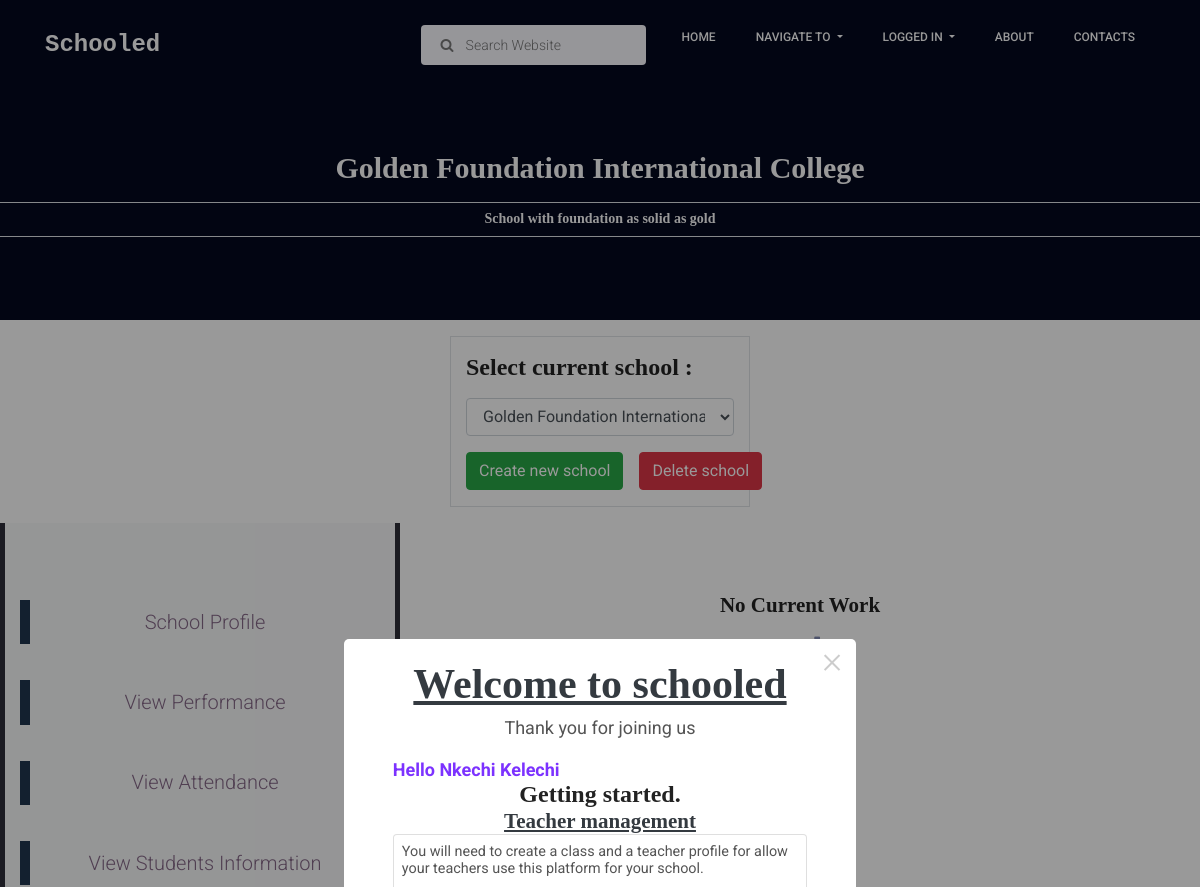
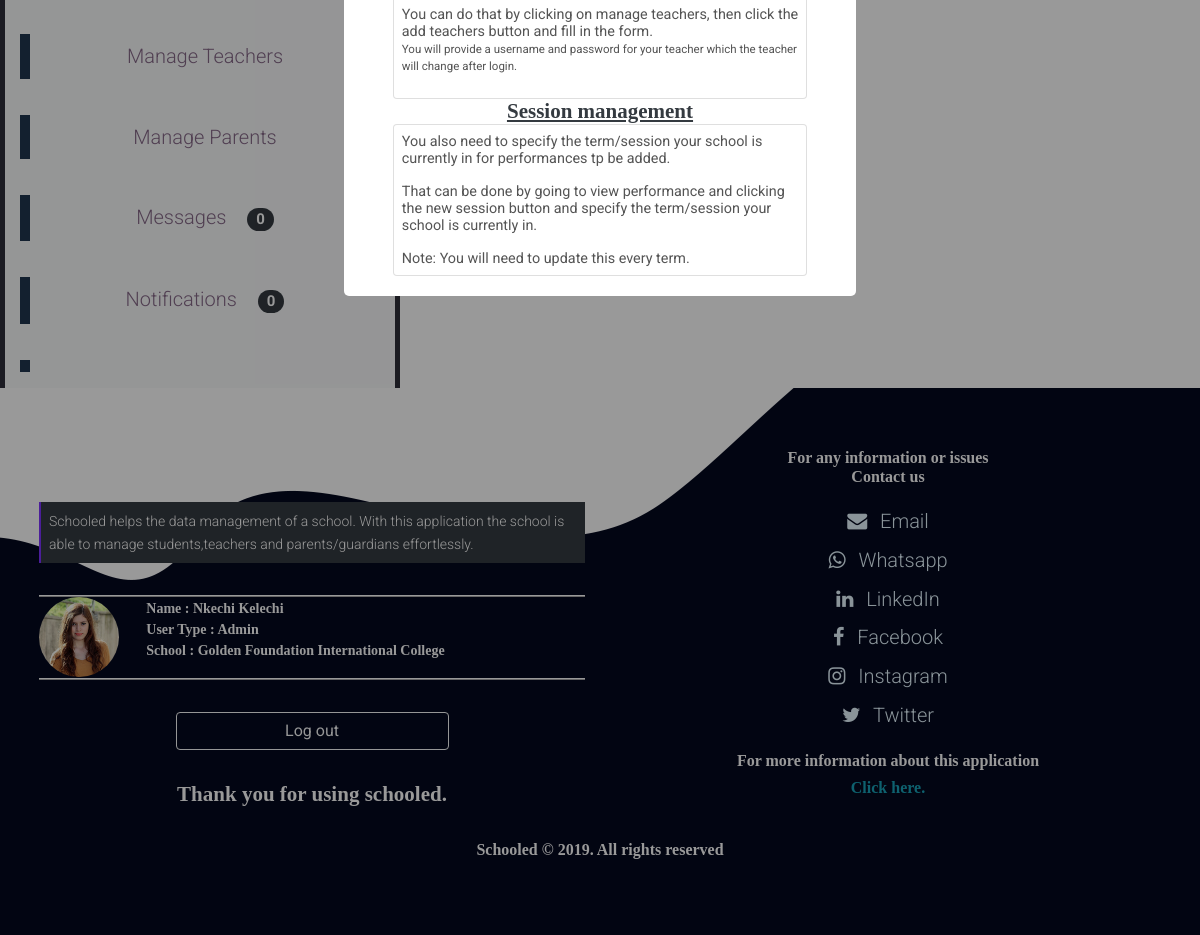
The page /admins/ (signed in) on the database its author committed (2 pictures, top to bottom).
### accounts/models.py (models this page shows, shortened)
class User(AbstractUser):
	level_choices= (
		('Admin','Admin'),
		('Teacher','Teacher'),
		('Parent','Parent'),
	)
	level = models.CharField(max_length=20, choices = level_choices)
	profile_picture = models.ImageField(default='default.jpg', upload_to = 'Profile_Pictures')

### admins/models.py (models this page shows, shortened)
class BasicInfo(models.Model):
	address = models.CharField(max_length=100,null=True)
	phone_no= models.CharField(max_length=100, null =True)
	created_at = models.DateField(auto_now_add=True)
	update_at = models.DateField(auto_now=True)
	class Meta:
		abstract = True

class Admin(BasicInfo):
	user = models.OneToOneField(get_user_model(),on_delete=models.CASCADE)

class School(models.Model):
	type_choices=(
	('Secondary_School','Secondary_School'),
		('Primary_School','Primary_School')
	)
	admin = models.ForeignKey(Admin,on_delete=models.CASCADE,related_name="schools")
	school_name =models.CharField(max_length=100,unique=True)
	school_address =models.CharField(max_length=100)
	type = models.CharField(max_length=30, choices = type_choices)
	approved = models.BooleanField()
	motto = models.TextField(blank = True, null = True)
	image= models.ImageField(default='default.jpg', upload_to = 'School_Pictures')
	school_email = models.EmailField()
	created_at = models.DateTimeField(auto_now_add=True)
	update_at = models.DateTimeField(auto_now=True)

### admins/views.py (the view)
# urls.py: path("",views.school_owner_home_page, name='admin_homepage'),
@view_for("admin")
def school_owner_home_page(request):
	user = request.user
	unread_msg_count = Messages.objects.filter(Q(conversation__reciever=user) | Q(conversation__sender=user.get_username()),message_read=False).exclude(sent_by=user.get_username()).count()
	schools = request.user.admin.schools.all()
	for school in schools:
		school.notif_count = School_activity_log.objects.filter(Class__school=school,viewed=False).count()
	sch_form = SchoolForm()
	try:
		notif_count = schools.first().notif_count
	except:
		notif_count = 0
	return render(request,"admins/school_owner_admin_page.html",{'user':request.user,"unread_msg_count":unread_msg_count,"unviewed_notifications_count":notif_count,"schoolform":sch_form,"schools":schools})

### admins/forms.py
class SchoolForm(ModelForm):
	class Meta:
		model = School
		fields = ('__all__')
		exclude= ('admin','image','created_at','update_at')
		textarea = widgets.Textarea(attrs={"rows":5})
		date = widgets.DateInput(attrs={"type":"date"},)
		widgets = {"created_at":date,"update_at":date,"motto":textarea,"school_Anthem":textarea,"vision":textarea,"mission":textarea,}

### tools.py (called while the page is built)
def view_for(type):
    def innerfunc(func):
        @wraps(func)
        def view(request,*args,**kwargs):
            if str(request.user.level).lower() == type.lower():
                return func(request,*args,**kwargs)
            else:
                raise PermissionDenied()
        return view
    return innerfunc

### admins/templates/admins/school_owner_admin_page.html (shortened to what this page needs)
<!DOCTYPE html>
<html lang="zxx" class="no-js">
{% load static %}
{% load crispy_forms_tags %}
<head>
<link rel="stylesheet" href="https://cdnjs.cloudflare.com/ajax/libs/font-awesome/4.7.0/css/font-awesome.min.css">
<link rel="stylesheet" href="{% static 'css/linearicons.css'%}" />
<link rel="stylesheet" href="{% static 'css/bootstrap.css'%}" />
<link rel="stylesheet" href="{% static 'css/main.css'%}" />
<link rel="stylesheet" href="{% static 'css/style.css'%}">
</head>
<body>
    <header class="default-header" id="main-nav">
        <nav class="navbar navbar-expand-lg fixed-top navbar-light" style="background-color: #04091e;">
            <div class="container">
                <a class="navbar-brand" href="{% url 'accounts:accounts_handler' %}">
                    <h3 class="brand-name">Schooled</h3>
                </a>
                <div class="collapse navbar-collapse justify-content-end align-items-center"
                    id="navbarSupportedContent" style="background-color: #04091e;">
                    <ul class="navbar-nav">
                        <li>
                            <div class="input-group-icon mx-3 d-flex flex-column">
                                <div class="icon"><i class="fa fa-search" aria-hidden="true"></i></div>
                                <input type="text" name="address" placeholder="Search Website"
                                    onfocus="this.placeholder " onblur="this.placeholder = 'Search Website'" disabled
                                    class="single-input rounded">
                            </div>
                        </li>
                        <li><a href="{% url 'homepage' %}">Home</a></li>
                        <li class="dropdown">
                            <a class="dropdown-toggle" href="#" data-toggle="dropdown">
                                Navigate To
                            </a>
                        </li>
                        <li class="dropdown">
                            {% if user.is_authenticated %}
                            <a class="dropdown-toggle" href="#" data-toggle="dropdown">
                                Logged In
                            </a>
                            {% endif %}
                        </li>
                        <li><a href="about.html">About</a></li>
                        <li><a href="contacts.html">Contacts</a></li>
                    </ul>
                </div>
            </div>
        </nav>
    </header>
    {% block content %}
    <section class="home-banner-area">
        <div class="container-fluid">
            <div class="row">
                <div class="main-header">
                    <h2 class="text-white text-center" id="school-banner">
                        {{user.admin.schools.first.school_name}}
                    </h2>
                    <h6 class="text-white py-2 mt-3 text-center border-top border-bottom" id="school-motto-banner">{{user.admin.schools.first.motto}}</h6>
                </div>
            </div>
        </div>
    </section>
    <section>
        <div class="container-fluid">
            <div class="row">
                <div class="mx-auto py-3 my-3 col-12 col-sm-8 col-md-6 col-lg-4 col-xl-3 border">
                    <h3>
                        Select current school :
                    </h3>
                    <select class="form-control my-3" id="selected-school">
                        {% for school in schools %}
                        <option data-notif-count="{{school.notif_count}}" data-motto="{{school.motto}}"
                            value="{{school.pk}}">
                            {{school.school_name}}
                        </option>
                        {% endfor %}
                    </select>
                    <div class="d-flex mt-2">
                        <button class="btn btn-success mr-2"
                            onclick="document.getElementById('body-row').style.display='none'; document.getElementById('new-sch-cont').style.display='flex';">
                            Create new school
                        </button>
                        <button class="btn btn-danger ml-2" id="delete-school-btn">
                            Delete school
                        </button>
                    </div>
                </div>
            </div>
            <div class="row" id="body-row">
                <div class="col-12 col-sm-12 col-md-4 col-lg-4 bg-light thick-horizontal-border" id="admin-tools">
                    <ul class="block-list my-3">
                        <li data-history="view-school-profile" data-url="{% url 'school_profile' %}">School Profile</li>
                        <li data-history="view-performance" data-url="{% url 'class_list' 'view_performance' %}">View
                            Performance </li>
                        <li data-history="view-attendance" data-url="{% url 'class_list' 'view_attendance' %}">View
                            Attendance</li>
                        <li data-history="view-student-information"
                            data-url="{% url 'class_list' 'view_student_info' %}">View Students Information</li>
                        <li data-history="view-manage-teachers" data-url="{% url 'class_list' 'manage_teachers' %}">
                            Manage Teachers</li>
                        <li data-history="view-manage-parents" data-url="{% url 'class_list' 'manage_parents' %}">Manage
                            Parents</li>
                        <li data-history="view-messages" data-url="{% url 'message_list' %}">Messages <span
                                class="badge badge-dark badge-pill ml-3"
                                id="unread-messages-count">{{unread_msg_count}}</span></li>
                        <li data-history="view-notifications" data-url="{% url 'notifications' %}">Notifications <span
                                class="badge badge-dark badge-pill ml-3"
                                id="unviewed-notifications-count">{{unviewed_notifications_count}}</span></li>
                        <li data-history="view-request-for-changes" data-url="{% url 'coming_soon' %}">Request for
                            changes <span class="badge badge-dark badge-pill ml-3">2</span></li>
                    </ul>
                </div>
                <div class="col-12 col-sm-12 col-md-8 col-lg-8 py-3 d-flex flex-column">
                    <div class="d-flex flex-column" id="main">
                        <h4 class="text-center">No Current Work</h4>
                        <small
                            class="text-center">Nothing to show</small>
                    </div>
                </div>
            </div>
        </div>
    </section>
    {% endblock %}
    <footer class="footer-area section-gap" id="page-footer">
        <div class="container-fluid">
            <div class="row">
                <div class="col-12 col-sm-12 col-md-6 col-lg-6 d-flex flex-column">
                    <a class="text-white mt-3 mx-auto" href="{% url 'accounts:accounts_handler' %}"
                        style="font-size:30px;"><span class="fa fa-graduation-cap mr-3"></span> Schooled</a>
                    <blockquote class="generic-blockquote bg-dark mt-2 mb-3 text-white p-2">Schooled helps the data
                        management of a school. With this application the school is able to manage students,teachers and
                        parents/guardians effortlessly.</blockquote>
                    <div class="footer-profile my-3">
                        <img class="rounded-circle"
                            src="{{user.profile_picture.url|default:'/media/default.jpg'}}">
                        <div class="my-1">
                            <h6 class="text-white mt-1">Name : {{user.get_full_name|default:"Guest"}}</h6>
                            <h6 class="text-white mt-1">User Type : {{user.level|default:"Guest"}}</h6>
                            {% if user.level == "Admin" %}
                            <h6 class="text-white mt-1">School :
                                {{user.admin.schools.first.school_name}}
                            </h6>
                            {% elif user.level == "Teacher" %}
                            <h6 class="text-white mt-1">Schools :
                                {{request.user.teacher.teacher_class.school.school_name}}
                            </h6>
                            {% endif %}
                        </div>
                    </div>
                    {% if request.user.is_authenticated %}
                    <a class="mx-auto w-50" href="{% url 'accounts:logout' %}">
                        <button class="btn btn-outline-light my-3 w-100">
                            Log out
                        </button>
                    </a>
                    {% endif %}
                    <h4 class="text-white text-center my-3">Thank you for using schooled.</h4>
                </div>
                <div class="col-12 col-sm-12 col-md-6 col-md-6">
                    <h5 class="text-white text-center">For any information or issues</h5>
                    <h5 class="text-white text-center">Contact us </h5>
                    <nav class="nav flex-column my-3">
                        <a class="nav-link mx-auto contact-link" href="#"><span class="fa fa-envelope mr-2"></span>
                            Email </a>
                        <a class="nav-link mx-auto contact-link" href="#"><span class="fa fa-whatsapp mr-2"></span>
                            Whatsapp </a>
                        <a class="nav-link mx-auto contact-link" href="#"><span class="fa fa-linkedin mr-2"></span>
                            LinkedIn </a>
                        <a class="nav-link mx-auto contact-link" href="#"><span class="fa fa-facebook mr-2"></span>
                            Facebook </a>
                        <a class="nav-link mx-auto contact-link" href="#"><span class="fa fa-instagram mr-2"></span>
                            Instagram </a>
                        <a class="nav-link mx-auto contact-link" href="#"><span class="fa fa-twitter mr-2"></span>
                            Twitter </a>
                    </nav>
                    <h5 class="text-white text-center">For more information about this application</h5>
                    <h5 class="text-center mt-2"><a href="" class="text-info">Click here.</a></h5>
                </div>
                <h5 class="text-white mx-auto my-3">Schooled © 2019. All rights reserved</h5>
            </div>
        </div>
    </footer>
    <div id="new-user" style="display: none;" >
        <h1><u class="text-dark">Welcome to schooled</u></h1>
        <p class="text-center my-2">Thank you for joining us</p>
        <div id="new-user-body">
            <b class="font-weight-bold">Hello {{user.get_full_name}}</b>
            <h3 class="text-center">Getting started.</h3>
            <h4 class="text-center"><u class="text-dark">Teacher management</u></h4>
            <div class="card p-2"><p>
                You will need to create a class and a teacher profile for allow your teachers use this platform for your school.
            </p>
            <p>
                You can do that by clicking on manage teachers, then click the add teachers button and fill in the form.
                <br>
                <small>You will provide a username and password for your teacher which the teacher will change after login.</small>
            </p></div>
            <h4 class="text-center"><u class="text-dark">Session management</u></h4>
            <div class="card p-2">
                <p>
                    You also need to specify the term/session your school is currently in for performances tp be added.
                </p>
                <p>
                    That can be done by going to view performance and clicking the new session button and specify the term/session your school is currently in.
                </p>
                <small>Note: You will need to update this every term.</small>
            </div>
        </div>
    </div>
</body>
</html>

### static/css/style.css (style rules this page uses)
.main-header { display: flex; flex-direction: column; height: 320px; width: 100%; background-color: #04091e; }
.main-header > * { margin-top: 150px; }
.footer-area { padding:5% 2%; }
.footer-profile { border-top:2px ridge white; border-bottom:2px ridge white; height:85px; }
.footer-profile img { width:80px; height: 80px; float:left; margin-right:5%; }
.contact-link { color:#E5F6FF !important; font-size:20px; }
.text-center { text-align:center; }
.nav-link { color:black; }
#main { padding:0; }
@media screen and (min-width:768px) { #main { max-height:80vh; overflow-y:auto; } }
@media screen and (min-width:768px) { .block-list { max-height:700px; overflow-y:auto; } }
.thick-horizontal-border { border-left:5px solid #2D2D38; border-right:5px solid #2D2D38; }
.block-list li { border-left: 10px solid #1F364E; text-align:center; margin-top:10%; font-size:20px; padding:3% 0; color:#856887; }

### admins/templates/admins/school_owner_admin_page.html (style rules this page uses)
@media screen and (min-width:768px) { #main { max-height: 90vh; overflow-y: auto; padding-top: 7%; width: 100%; } }
@media screen and (min-width:768px) { #main>* { max-width: 400px; width: 100%; margin-left: auto; margin-right: auto; } }
@media screen and (min-width:768px) { .block-list, #teacher-tools, #teacherProfile { max-height: 90vh; overflow-y: auto; padding-top: 7%; } }
#new-user-body { width: 100%; text-align: left; margin-top: 5%; }
#new-user-body p { font-size: 0.8em; }

### rows shown on the page
User: admin.schools.first.school_name "Golden Foundation International College", admin.schools.first.motto "School with foundation as solid as gold", profile_picture (picture), get_full_name "Nkechi Kelechi", level "Admin"

### other values the page prints
{{ unread_msg_count }} "0"
{{ unviewed_notifications_count }} "0"
form field value "Golden Foundation International College"
